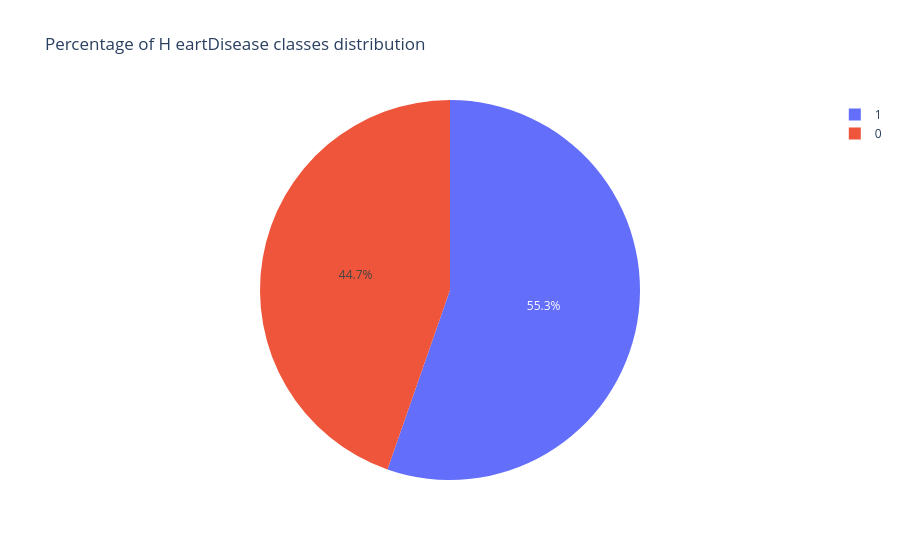

The code cell stored with this chart in its notebook:
### Code cell
px.pie(heart_df,names="HeartDisease",title="Percentage of H eartDisease classes distribution")

### Figure 1 — Plotly figure (JSON) as saved in the notebook; plotly's stock layout.template omitted (floating-point values rounded to 4 significant figures; data arrays with more than 128 entries replaced by an {"elided": "..."} marker saying what was removed)
{"data": [{"domain": {"x": [0, 1], "y": [0, 1]}, "hovertemplate": "HeartDisease=%{label}<extra></extra>", "labels": {"elided": "918 int values"}, "legendgroup": "", "name": "", "showlegend": true, "type": "pie"}], "layout": {"legend": {"tracegroupgap": 0}, "title": {"text": "Percentage of H eartDisease classes distribution"}}}
